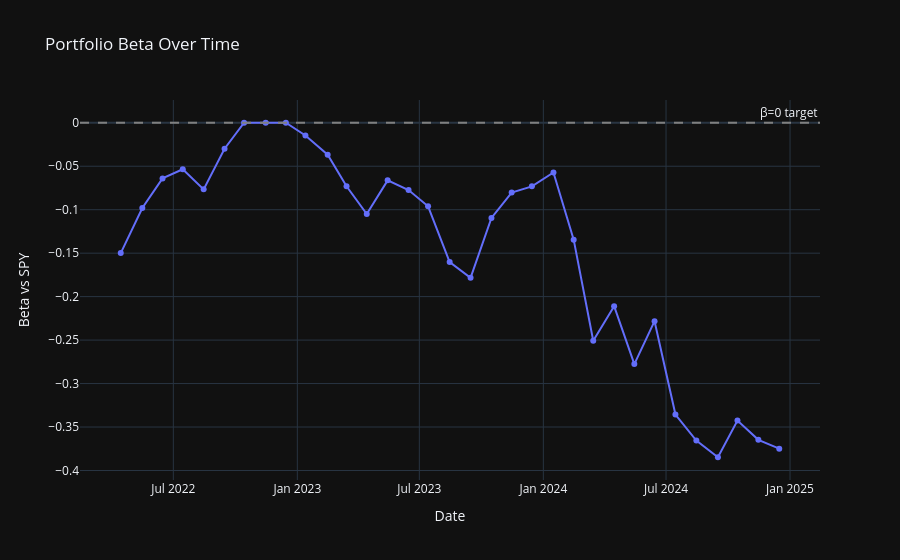

Here is the notebook cell this chart was saved with:
### Markdown cell above
## Portfolio Beta Over Time

Realized portfolio beta `Σ(w_i × β_i)` at each rebalance date. Should hover near 0.

### Code cell
# Build combined close-price DataFrame for beta computation
close_series = []
for sym in UNIVERSE:
    close_series.append(prices[sym]["close"].rename(sym))
prices_combined = pd.concat(close_series, axis=1).sort_index()

# Use epoch-seconds comparison to avoid tz/resolution mismatch between
# tz-naive YFinance datetimes and tz-aware engine rebalance dates
idx_epoch = prices_combined.index.astype("int64")  # seconds since epoch (datetime64[s] → int64)

beta_rows = []
for d in result.rebalance_decisions:
    cutoff_epoch = int(d.date.timestamp())
    hist = prices_combined[idx_epoch <= cutoff_epoch]
    betas = strategy._compute_betas(hist)
    if betas is not None:
        port_beta = sum(d.target_weights.get(s, 0.0) * betas[s] for s in UNIVERSE)
        beta_rows.append({"date": d.date.date(), "portfolio_beta": port_beta})

beta_df = pd.DataFrame(beta_rows)

fig_beta = go.Figure()
fig_beta.add_trace(go.Scatter(
    x=beta_df["date"],
    y=beta_df["portfolio_beta"],
    mode="lines+markers",
    name="Portfolio Beta",
    line=dict(color="#636EFA"),
))
fig_beta.add_hline(y=0, line_dash="dash", line_color="grey", annotation_text="β=0 target")
fig_beta.update_layout(
    title="Portfolio Beta Over Time",
    xaxis_title="Date",
    yaxis_title="Beta vs SPY",
    hovermode="x unified",
)
fig_beta.show()

print(f"Mean portfolio beta: {beta_df['portfolio_beta'].mean():.4f}")
print(f"Std  portfolio beta: {beta_df['portfolio_beta'].std():.4f}")

### Figure 1 — Plotly figure (JSON) as saved in the notebook; plotly's stock layout.template omitted (floating-point values rounded to 4 significant figures)
{"data": [{"line": {"color": "#636EFA"}, "mode": "lines+markers", "name": "Portfolio Beta", "x": ["2022-04-14", "2022-05-16", "2022-06-15", "2022-07-15", "2022-08-15", "2022-09-15", "2022-10-14", "2022-11-15", "2022-12-15", "2023-01-13", "2023-02-15", "2023-03-15", "2023-04-14", "2023-05-15", "2023-06-15", "2023-07-14", "2023-08-15", "2023-09-15", "2023-10-16", "2023-11-15", "2023-12-15", "2024-01-16", "2024-02-15", "2024-03-15", "2024-04-15", "2024-05-15", "2024-06-14", "2024-07-15", "2024-08-15", "2024-09-16", "2024-10-15", "2024-11-15", "2024-12-16"], "y": [-0.1499, -0.09806, -0.06402, -0.05351, -0.07662, -0.02993, 4.163e-17, 7.633e-17, -1.388e-17, -0.0146, -0.0368, -0.07302, -0.105, -0.06626, -0.07734, -0.09614, -0.1602, -0.1783, -0.1095, -0.08025, -0.07317, -0.05716, -0.1345, -0.2508, -0.211, -0.2776, -0.2282, -0.3356, -0.3656, -0.3848, -0.3426, -0.3647, -0.3749], "type": "scatter"}], "layout": {"shapes": [{"line": {"color": "grey", "dash": "dash"}, "type": "line", "x0": 0, "x1": 1, "xref": "x domain", "y0": 0, "y1": 0, "yref": "y"}], "annotations": [{"showarrow": false, "text": "β=0 target", "x": 1, "xanchor": "right", "xref": "x domain", "y": 0, "yanchor": "bottom", "yref": "y"}], "title": {"text": "Portfolio Beta Over Time"}, "xaxis": {"title": {"text": "Date"}}, "yaxis": {"title": {"text": "Beta vs SPY"}}, "hovermode": "x unified"}}
